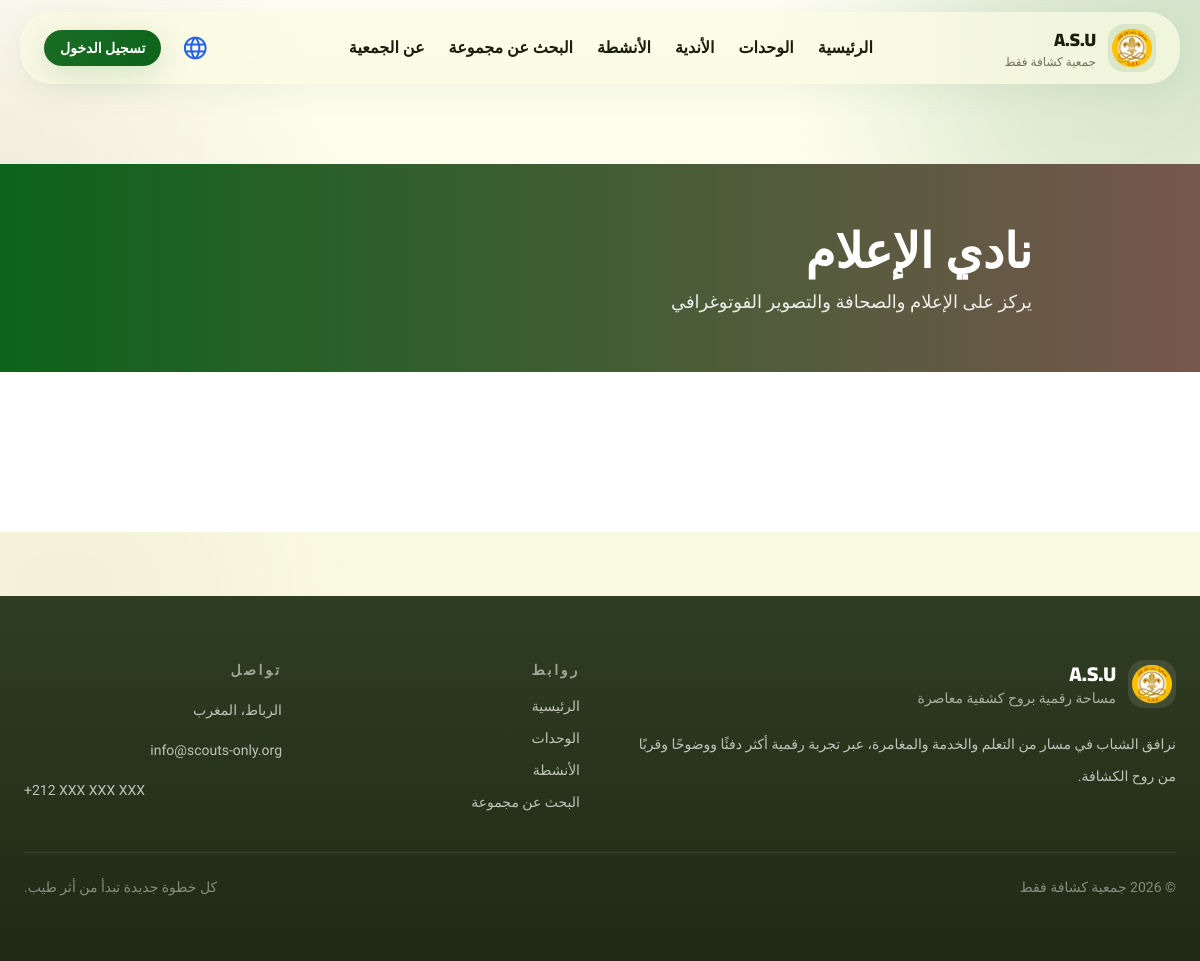
The app's page /club/11ff11e1-cc12-41fb-9df9-6e37641caf5c with its own data.
### models.py (models this page shows, shortened)
class Club(db.Model):
    __tablename__ = 'clubs'
    id = db.Column(db.String(36), primary_key=True, default=lambda: str(uuid.uuid4()))
    name_ar = db.Column(db.String(120), nullable=False)
    name_en = db.Column(db.String(120), nullable=False)
    name_fr = db.Column(db.String(120), nullable=False)
    name_es = db.Column(db.String(120), nullable=False)
    description_ar = db.Column(db.Text, nullable=False)
    description_en = db.Column(db.Text, nullable=False)
    description_fr = db.Column(db.Text, nullable=False)
    description_es = db.Column(db.Text, nullable=False)
    icon = db.Column(db.String(50), default='palette')
    image_url = db.Column(db.String(255))
    order = db.Column(db.Integer, default=0)
    activities = db.relationship('Activity', backref='club', lazy=True, cascade='all, delete-orphan')
    created_at = db.Column(db.DateTime, default=datetime.utcnow)
    updated_at = db.Column(db.DateTime, default=datetime.utcnow, onupdate=datetime.utcnow)

### app.py (the view)
@app.route('/club/<club_id>')
def club_detail(club_id):
    club = Club.query.get_or_404(club_id)
    activities = Activity.query.filter_by(club_id=club_id).order_by(Activity.date.desc()).all()
    return render_template('club_detail.html', club=club, activities=activities)

### app.py (called while the page is built)
def get_locale():
    supported = app.config['BABEL_SUPPORTED_LOCALES']
    lang = request.args.get('lang')
    if lang in supported:
        return lang
    lang = session.get('lang')
    if lang in supported:
        return lang
    return request.accept_languages.best_match(supported) or app.config['BABEL_DEFAULT_LOCALE']

@app.before_request
def persist_requested_locale():
    lang = request.args.get('lang')
    if lang in app.config['BABEL_SUPPORTED_LOCALES']:
        session['lang'] = lang

def get_translated_field(obj, field_name, lang=None):
    selected_lang = lang or get_locale()
    fallback_langs = ['ar', 'en', 'fr', 'es']
    candidates = [selected_lang] + [code for code in fallback_langs if code != selected_lang]
    for code in candidates:
        value = getattr(obj, f'{field_name}_{code}', None)
        if value:
            return value
    return ''

@app.context_processor
def inject_locale():
    return {
        'get_locale': get_locale,
        'translate_field': get_translated_field,
        'current_lang': get_locale(),
        'supported_langs': app.config['BABEL_SUPPORTED_LOCALES']
    }

### templates/club_detail.html (shortened to what this page needs)
{% extends "base.html" %}
{% set text = ui.get(current_lang, ui['ar']) %}
{% set club_name = translate_field(club, 'name') %}
{% set club_description = translate_field(club, 'description') %}
{% block content %}
<section class="bg-gradient-to-r from-primary to-secondary text-white py-14">
    <div class="max-w-4xl mx-auto px-4">
        <div class="flex flex-col gap-4 md:flex-row md:items-center md:justify-between">
            <div>
                <h1 class="text-4xl md:text-5xl font-black mt-2">{{ club_name }}</h1>
                <p class="mt-3 text-lg opacity-90 max-w-3xl">{{ club_description }}</p>
            </div>
        </div>
    </div>
</section>
<section class="py-16 bg-white">
</section>
{% endblock %}

### static/css/styles.css (style rules this page uses)
body { font-family: 'Cairo', sans-serif; }

### templates/base.html (style rules this page uses)
:root { --primary: #0d631b; --primary-container: #2e7d32; --secondary: #77574d; --surface: #fbfbe2; --surface-low: #f5f5dc; --surface-high: #f0efd3; --surface-highest: #fffef3; --on-surface: #1b1d0e; --ghost-border: rgba(191, 202, 186, 0.15); --glass: rgba(251, 251, 226, 0.72); --shadow-soft: 0 8px 32px rgba(13, 99, 27, 0.06); }
* { font-family: 'Almarai', 'Cairo', sans-serif; }
html { scroll-behavior: smooth; }
body { background: radial-gradient(circle at top right, rgba(46, 125, 50, 0.16), transparent 28%), radial-gradient(circle at left 20%, rgba(119, 87, 77, 0.10), transparent 24%), linear-gradient(180deg, #fffef3 0%, var(--surface) 42%, #f7f6df 100%); color: var(--on-surface); }

### records on screen
Club: name_ar "نادي الإعلام", description_ar "يركز على الإعلام والصحافة والتصوير الفوتوغرافي"

### other values on screen
{{ text.brand_name }} "جمعية كشافة فقط"
{{ text.nav_home }} "الرئيسية"
{{ text.nav_units }} "الوحدات"
{{ text.nav_clubs }} "الأندية"
{{ text.nav_activities }} "الأنشطة"
{{ text.nav_find_group }} "البحث عن مجموعة"
{{ text.nav_about }} "عن الجمعية"
{{ text.login }} "تسجيل الدخول"
{{ text.footer_tagline }} "مساحة رقمية بروح كشفية معاصرة"
{{ text.footer_copy }} "نرافق الشباب في مسار من التعلم والخدمة والمغامرة، عبر تجربة رقمية أكثر دفئًا ووضوحًا وقربًا من روح الكشافة."
{{ text.links }} "روابط"
{{ text.contact }} "تواصل"
{{ text.location }} "الرباط، المغرب"
{{ text.copyright }} "جمعية كشافة فقط"
{{ text.footer_note }} "كل خطوة جديدة تبدأ من أثر طيب."
